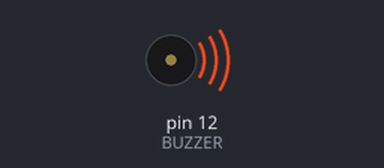
A sketch run on a simulated Arduino Uno, built with avr-gcc and run on an emulated ATmega328P. On the bench: buzzer (waves = sounding, pin HIGH).

Above: at 0.1 s.
At 39.1 s:
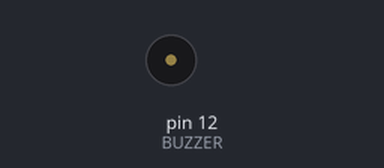
Timing chart, 0 to 40.0 s (numbered marks = the images above):
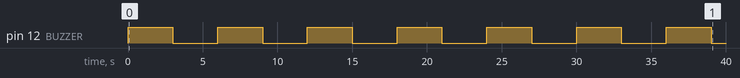

The sketch:

MY_BUZZER_SPACCAORECCHI.ino
```cpp
#define BUZZER 12
int TEMPO;
void setup () {
  pinMode (BUZZER, OUTPUT);
}

void loop () {
  for (int i = 0; i<40; i++){
    if (i<10)
    {
      TEMPO = 3000;
    }
    else if  (i<20){
      TEMPO = 2000;
    }
    else if   (i<30)
    {
      TEMPO = 1000;
  }
  else if  (i<40)
  {
    TEMPO = 500;
      }
      digitalWrite (BUZZER, HIGH);
      delay (TEMPO);
      digitalWrite (BUZZER, LOW);
      delay (TEMPO);
  }
  digitalWrite (BUZZER, HIGH);
  delay (5000);
  digitalWrite (BUZZER, LOW);
  delay (5000);
}
```

Measured:
- by itself, pin 12 (BUZZER): alternates HIGH for 3.0 s and LOW for 3.0 s
